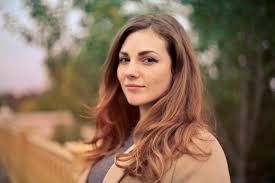
#> input picture assets/image.jfif, 275 x 183 px, given in place of image.webp, which was not available
$ python t1_intro_and_img.py
#> lines starting #> are read from the running program, lines starting #| are printed output that depends on the picture; pictures that were not available may be replaced by others from this repository, and a replacement may not be noted
import cv2

img = cv2.imread('./image.webp',0)
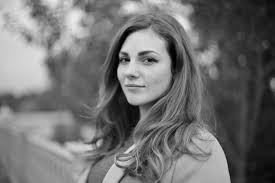
#> img: shape (183, 275); min 0, max 237, mean 113

# resize the image
# img = cv2.resize(img, (400, 400))
img = cv2.resize(img, (0, 0), fx=0.8, fy=1)
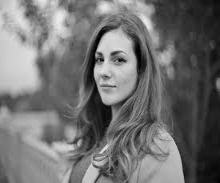
#> img: shape (183, 220); min 0, max 236, mean 113

# rotate the image
#img = cv2.rotate(img, cv2.ROTATE_90_COUNTERCLOCKWISE)

# save the image in a folder
cv2.imwrite("./save/new_img1.jpg",img)

cv2.imshow('image', img)
cv2.waitKey(0) # wait infinite second until you click any key
cv2.destroyAllWindows() # close the window

$ run again, with assets/shoe.PNG saved as assets/image.jfif
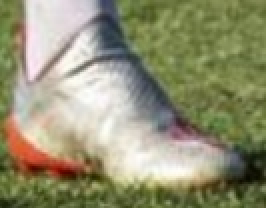
#> input picture assets/shoe.PNG, 133 x 104 px, given in place of image.webp, which was not available (shown 2 times larger)
#> `img = cv2.imread('./image.webp',0)`:
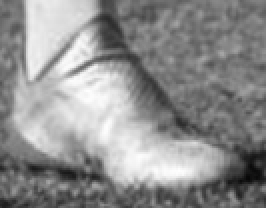
#> img: shape (104, 133) (shown 2 times larger); min 7, max 254, mean 142
#> `img = cv2.resize(img, (0, 0), fx=0.8, fy=1)`:
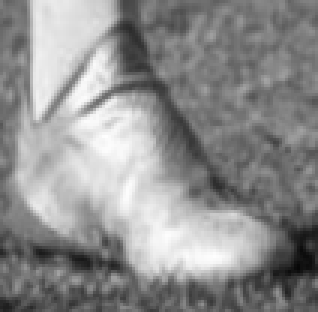
#> img: shape (104, 106) (shown 3 times larger); min 7, max 254, mean 142.2
